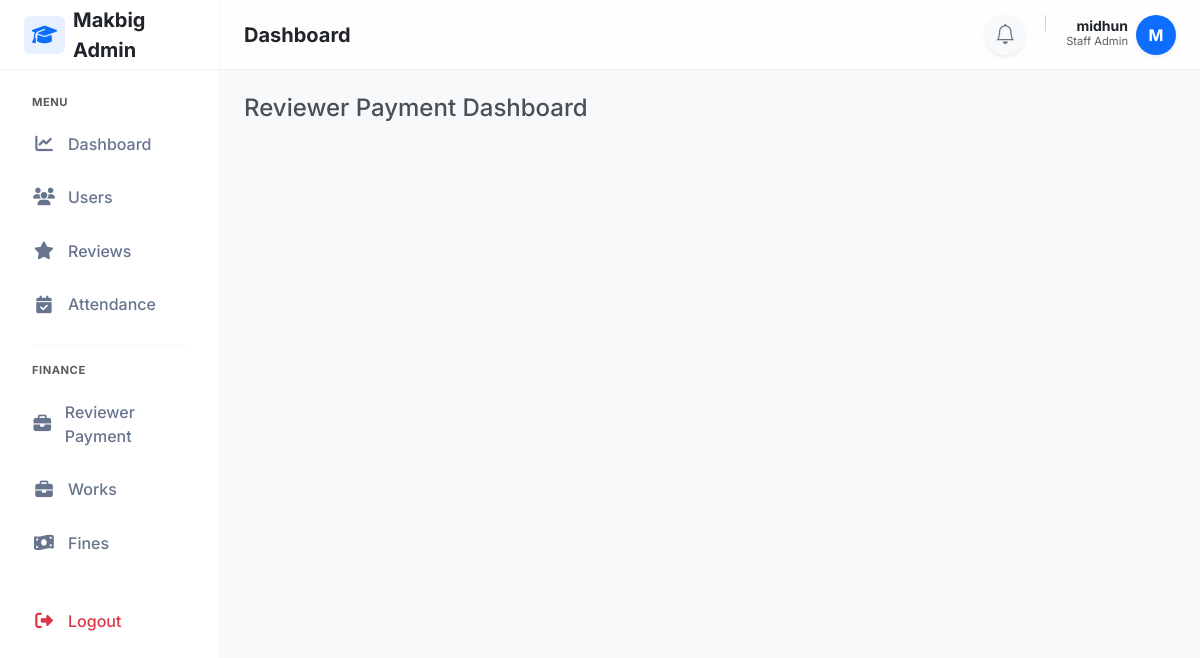
The page /staff/reviews/payment (signed in) on the database as committed earlier.
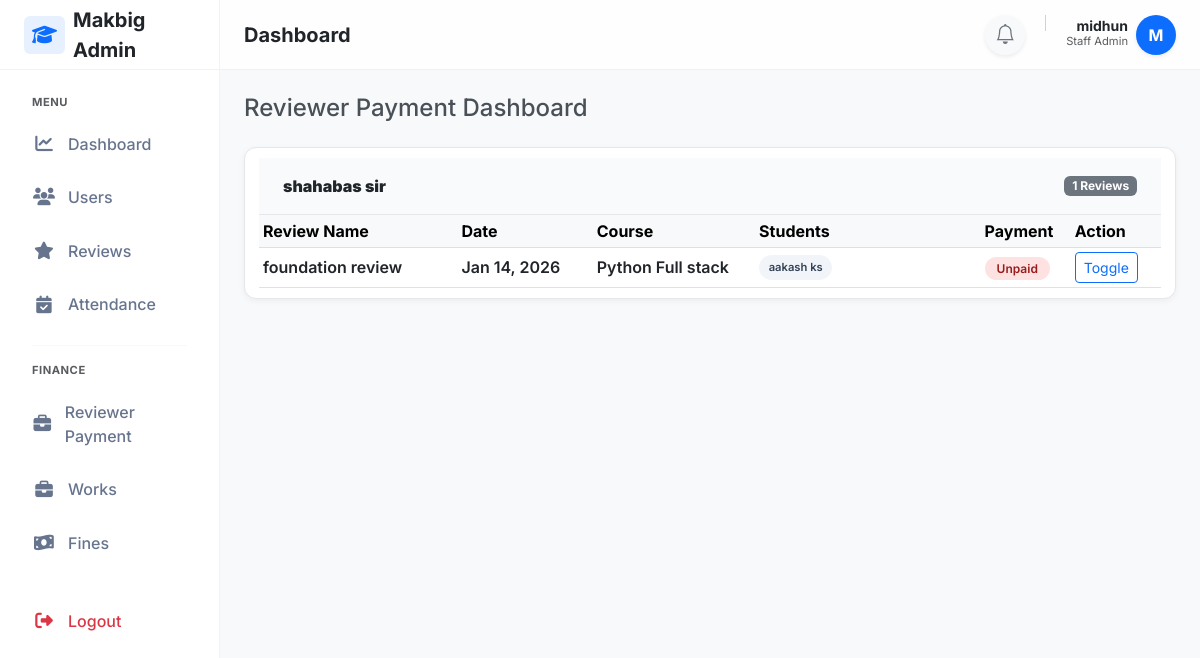
The same page on the database as committed later.
### reviews/models.py (models this page shows, shortened)
class ReviewSession(models.Model):
    course=models.ForeignKey(Course,on_delete=models.CASCADE,related_name='review_sessions')
    created_at=models.DateTimeField(auto_now_add=True)
    scheduled_date=models.DateField()
    review_link=models.CharField(max_length=2550,blank=True,null=True)
    reviewer_name=models.CharField(max_length=250,blank=True,null=True)
    review_name=models.CharField(max_length=100)
    is_paid = models.BooleanField(default=False,blank=True,null=True)

class ReviewAttendance(models.Model):
    STATUS_CHOICES=(
        ('eligible','Eligible'),
        ('not_eligible', 'Not Eligible'),
        ('pass','Pass'),
        ('fail','Fail'),
    )
    student=models.ForeignKey(StudentProfile,on_delete=models.CASCADE,related_name='reviews')
    remarks=models.CharField(max_length=3550,null=True,blank=True)
    score=models.IntegerField(null=True,blank=True)
    session=models.ForeignKey(ReviewSession,on_delete=models.CASCADE,related_name='student_reviews')
    status=models.CharField(max_length=50, choices=STATUS_CHOICES,default='eligible')
    created_at = models.DateTimeField(auto_now_add=True)
    class Meta:
        constraints = [
            models.UniqueConstraint(
                fields=['student'],
                condition=Q(status__in=['eligible', 'not_eligible']),
                name='one_active_upcoming_review_per_student'
            )
        ]

### adminpanel/models.py (models this page shows, shortened)
class Course(models.Model):
    name=models.CharField(max_length=200)
    description=models.TextField(blank=True,null=True)
    duration_months=models.IntegerField(default=6)

class StudentProfile(models.Model):
    user=models.OneToOneField(User, on_delete=models.CASCADE)
    course=models.ForeignKey(Course,on_delete=models.SET_NULL,null=True)
    enrollment_date=models.DateField(auto_now_add=True)
    progress_percent=models.DecimalField(max_digits=5, decimal_places=2, default=0)

class User(AbstractUser):
    email=models.EmailField(unique=True)
    mobile_number=models.IntegerField(blank=True, null=True)
    is_student=models.BooleanField(default=False)

### reviews/views.py (the view)
# urls.py: path('staff/reviews/payment', views.reviewer_payment_dashboard, name='reviewer_payment_dashboard'),
@login_required(login_url='staff_login')
@user_passes_test(is_staff_user, login_url='staff_login')
def reviewer_payment_dashboard(request):
    sessions = (
        ReviewSession.objects.filter(student_reviews__status__in=['pass','fail'])
        .select_related('course').prefetch_related('student_reviews__student__user').distinct()
        .order_by('reviewer_name', '-scheduled_date'))
    return render(request,'reviews/reviewer_payment_dashboard.html',{'sessions': sessions})

### reviews/views.py (called while the page is built)
def is_staff_user(user):
    return user.is_authenticated and (user.is_staff or user.is_superuser)

### reviewtickets/context_processors.py (called while the page is built)
def ticket_notifications(request):
    if request.user.is_authenticated and request.user.is_staff:
        count = ReviewTicket.objects.filter(
            status='pending',
            is_seen=False
        ).count()
        return {'ticket_notification_count': count}
    return {}

### templates/reviews/reviewer_payment_dashboard.html (shortened to what this page needs)
{% extends "layouts/staff_layout.html" %}
{% block content %}
<h4 class="mb-4">Reviewer Payment Dashboard</h4>
{% regroup sessions by reviewer_name as reviewer_groups %}
{% for reviewer in reviewer_groups %}
<div class="card reviewer-card mb-4">
    <div class="reviewer-header">
        <strong>{{ reviewer.grouper }}</strong>
        <span class="badge bg-secondary">
            {{ reviewer.list|length }} Reviews
        </span>
    </div>
    <div class="card-body p-0 table-responsive">
        <table class="table table-sm align-middle mb-0">
            <thead class="table-light">
                <tr>
                    <th style="width: 22%">Review Name</th>
                    <th style="width: 15%">Date</th>
                    <th style="width: 18%">Course</th>
                    <th style="width: 25%">Students</th>
                    <th style="width: 10%">Payment</th>
                    <th style="width: 10%">Action</th>
                </tr>
            </thead>
            <tbody>
                {% for session in reviewer.list %}
                <tr>
                    <td>{{ session.review_name }}</td>
                    <td>
                        {{ session.scheduled_date|date:"M d, Y" }}
                    </td>
                    <td>
                        {{ session.course.name }}
                    </td>
                    <td>
                        {% for attendance in session.student_reviews.all %}
                            {% if attendance.status == 'pass' or attendance.status == 'fail' %}
                                <span class="student-chip">
                                    {{ attendance.student.user.first_name }}
                                    {{ attendance.student.user.last_name }}
                                </span>
                            {% endif %}
                        {% endfor %}
                    </td>
                    <td>
                        {% if session.is_paid %}
                            <span class="badge-paid">Paid</span>
                        {% else %}
                            <span class="badge-unpaid">Unpaid</span>
                        {% endif %}
                    </td>
                    <td>
                        <form method="post"
                              action="{% url 'toggle_reviewer_payment' session.id %}">
                            <button class="btn btn-sm btn-outline-primary">
                                Toggle
                            </button>
                        </form>
                    </td>
                </tr>
                {% endfor %}
            </tbody>
        </table>
    </div>
</div>
{% endfor %}
{% endblock %}

Rows that differ between the two databases and show on the page:
added ReviewSession: grouper "shahabas sir", review_name "foundation review", scheduled_date "Jan 14, 2026", course.name "Python Full stack", is_paid "Unpaid"
added ReviewAttendance: student.user.first_name "aakash", student.user.last_name "ks"
Other text that changed with them:
new list line: "1 Reviews Review Name Date Course Students Payment Action"
